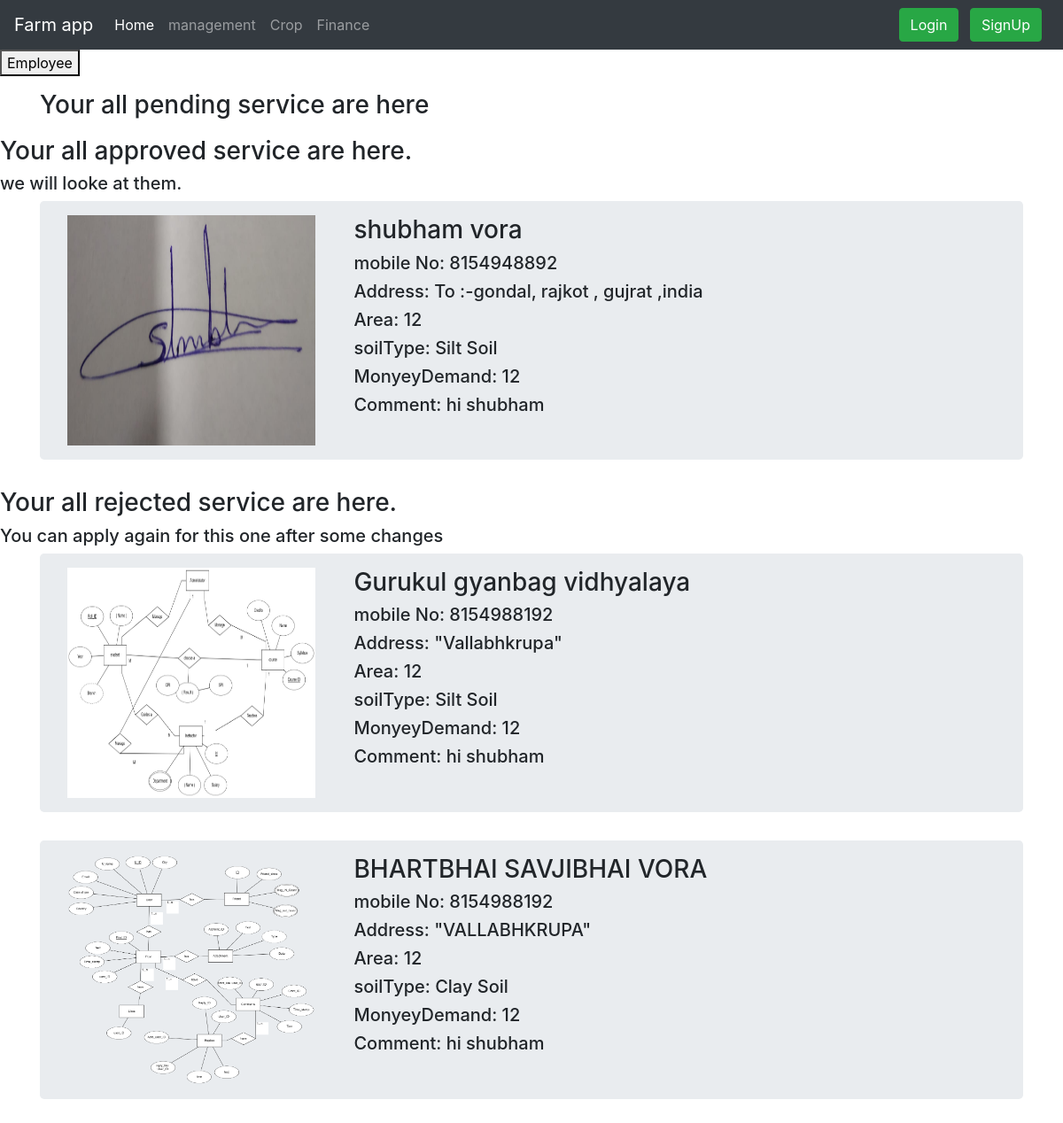
The page /management/manage on the database as committed earlier.
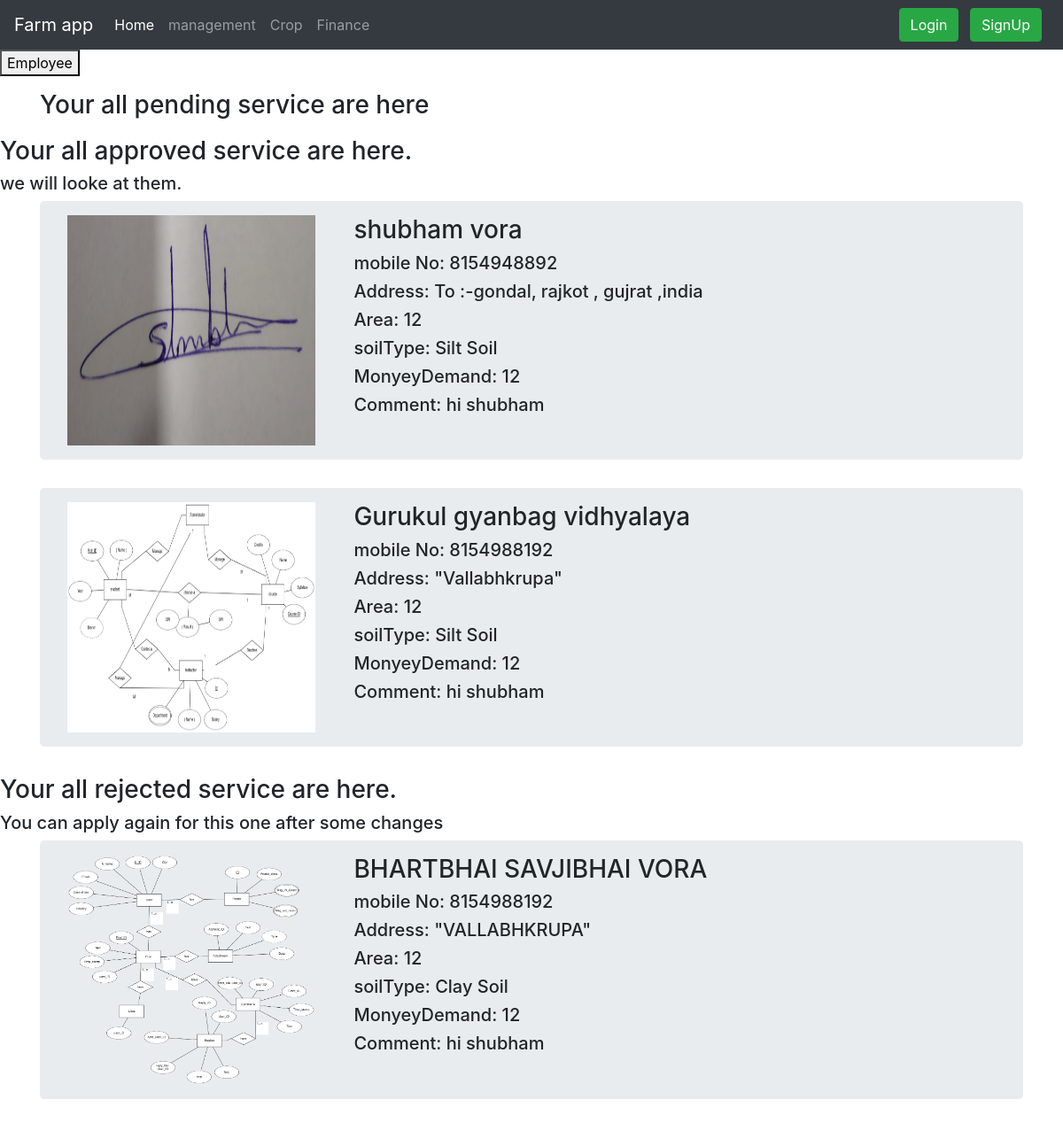
The same page on the database as committed later.
### user/models.py (models this page shows, shortened)
class UserRecord(models.Model):
    sandySoil = "Sandy soil"
    siltSoil = "Silt Soil"
    claySoil = "Clay Soil"
    loamySoil = "Loamy Soil"
    SOIL_CHOICES = (
        (sandySoil, "Sandy Soil"),
        (siltSoil, "Silt Soil"),
        (claySoil, "Clay Soil"),
        (loamySoil, "Loamy Soil"),
    )
    approved="approved"
    pending="pending"
    rejected="rejected"
    Approvement=((approved,"approved"),
    (pending,"pending"),
    (rejected,"rejected"),)
    recordId = models.AutoField(primary_key=True)
    user = models.ForeignKey(User, on_delete=models.CASCADE)
    name = models.CharField(max_length=30, blank=False, null=False)
    mobileNo = models.CharField(max_length=10, blank=False, null=False)
    farmaddress = models.CharField(max_length=150, blank=False, null=False)
    farmArea = models.IntegerField(default=0)
    soilType = models.CharField(max_length=11, choices=SOIL_CHOICES, default=siltSoil)
    moneyDemand = models.IntegerField(default=0)
    farmImage = models.ImageField(upload_to='user/farm/', default="")
    extraComment = models.TextField()
    status=models.CharField(max_length=11, choices=Approvement, default=pending)
    selectCrop = models.ManyToManyField(crop,blank=True)
    timestamp = models.DateTimeField(default=now)

### management/views.py (the view)
# urls.py: path("manage",views.manage,name='managementDepartment'),
def manage(request):
    if request.POST.get("Approve"):
        ToHandle=UserRecord.objects.filter(recordId=request.POST.get("Approve"))
        ToHandle.update(status="approved")
    elif request.POST.get("Reject"):
        ToHandle=UserRecord.objects.filter(recordId=request.POST.get("Reject"))
        ToHandle.update(status="rejected")
    recordsPending = UserRecord.objects.filter(status="pending").order_by('timestamp')
    recordsRejected = UserRecord.objects.filter(status="rejected").order_by('timestamp')
    recordsApproved = UserRecord.objects.filter(status="approved").order_by('timestamp')
    Allrecords = {'recordsPending': recordsPending,'recordsRejected':recordsRejected,'recordsApproved':recordsApproved}
    return render(request, 'management/manage.html',Allrecords)

### management/templates/management/manage.html (shortened to what this page needs)
{% extends "management/base.html" %}
{% block body %}
 <a href="/management/employee/"> <button class="buttonReadMore buttonReadMore2">Employee</button></a>
<div class="container mt-3">
  <div class="row">
    <div class="col-9 mr-auto">
      <h3>Your all pending service are here</h3>
    </div>
    </div>
  </div>
    <div>
      <h3>Your all approved service are here.</h3>
      <h5>we will looke at them.</h5>
    </div>
    {% for recordsApproved in recordsApproved %}
    <main role="main" class="container">
      <div class="jumbotron">
        <div class="container">
  <div class="row">
    <div class="col">
      <img src="/media/{{recordsApproved.farmImage}}" width="280px" height="260px"  alt="">
    </div>
    <div class="col-6">
        <h3>{{recordsApproved.name}}</h3>
        <h5>mobile No: {{recordsApproved.mobileNo}}</h5>
        <h5>Address: {{recordsApproved.farmaddress}}</h5>
        <h5>Area: {{recordsApproved.farmArea}}</h5>
        <h5>soilType: {{recordsApproved.soilType}}</h5>
        <h5>MonyeyDemand: {{recordsApproved.moneyDemand}}</h5>
        <h5>Comment: {{recordsApproved.extraComment}}</h5>
            </div>
          </div>
        </div>
      </div>
    </main>
    {% endfor %}
 <div>
      <h3>Your all rejected service are here.</h3>
      <h5>You can apply again for this one after some changes</h5>
    </div>
{% for recordsRejected in recordsRejected %}
    <main role="main" class="container">
      <div class="jumbotron">
        <div class="container">
  <div class="row">
    <div class="col">
      <img src="/media/{{recordsRejected.farmImage}}" width="280px" height="260px"  alt="">
    </div>
    <div class="col-6">
        <h3>{{recordsRejected.name}}</h3>
        <h5>mobile No: {{recordsRejected.mobileNo}}</h5>
        <h5>Address: {{recordsRejected.farmaddress}}</h5>
        <h5>Area: {{recordsRejected.farmArea}}</h5>
        <h5>soilType: {{recordsRejected.soilType}}</h5>
        <h5>MonyeyDemand: {{recordsRejected.moneyDemand}}</h5>
        <h5>Comment: {{recordsRejected.extraComment}}</h5>
            </div>
          </div>
        </div>
      </div>
    </main>
    {% endfor %}
{% endblock  %}

### management/templates/management/base.html (shortened to what this page needs)
<!DOCTYPE html>
<html>
    <head>
        <link rel="stylesheet" href="https://maxcdn.bootstrapcdn.com/bootstrap/4.0.0/css/bootstrap.min.css">
        <link rel="stylesheet" href="">
    </head>
    <body>
       <nav class="navbar navbar-expand-lg navbar-dark bg-dark">
  <a class="navbar-brand" href="#">Farm app</a>
  <div class="collapse navbar-collapse" id="navbarNav">
    <ul class="navbar-nav">
      <li class="nav-item active">
        <a class="nav-link" href="/">Home<span class="sr-only">(current)</span></a>
      </li>
      <li class="nav-item">
        <a class="nav-link" href="/management/manage">management</a>
      </li>
      <li class="nav-item">
        <a class="nav-link" href="/management/crop">Crop</a>
      </li>
      <li class="nav-item">
        <a class="nav-link" href="/management/finance">Finance</a>
      </li>
    </ul>
{% if user.is_authenticated %}
<ul class="navbar-nav ml-auto mr-5">
     <li class="nav-item dropdown">
        <a class="nav-link dropdown-toggle" href="#" id="navbarDropdown" role="button" data-toggle="dropdown" aria-haspopup="true" aria-expanded="false">
         {{request.user}}
        </a>
        <div class="dropdown-menu" aria-labelledby="navbarDropdown">
         <span class="dropdown-item" ></span>
         <a class="dropdown-item" href="/user/profile">Profile</a>
         <a class="dropdown-item" href="/user/reset_password/">Change Password</a>
          <a class="dropdown-item" href="/user/logout">Logout</a>
        </div>
      </li>
      </ul>
      </div>
{% else %}
  <div class="ml-auto">
<button type="button" class="btn btn-success mr-2" data-toggle="modal" data-target="#loginModal">
Login
</button>
<button type="button" class="btn btn-success mr-2 " data-toggle="modal" data-target="#signupModal">
SignUp
</button>
</div>
{% endif %}
  </div>
</nav>
{% block body %}{% endblock %}
    </body>
</html>

Rows that differ between the two databases and show on the page:
changed UserRecord "Gurukul gyanbag vidhyalaya": moves from the list under "You can apply again for this one after some changes" to the list under "we will looke at them."
